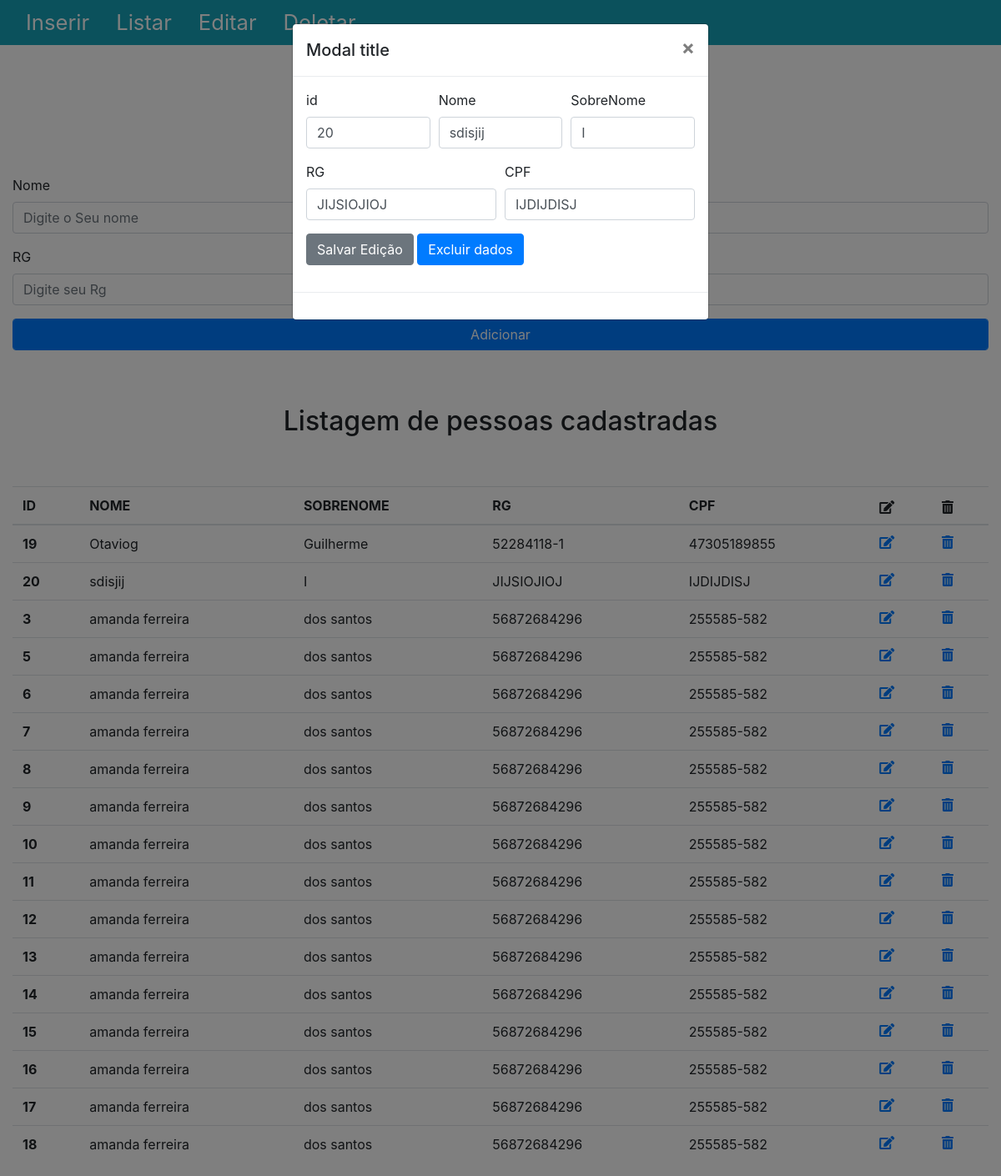
/index.php?id=20, run on the app's committed database.
### tables this page shows
CREATE TABLE IF NOT EXISTS `boot` (
  `id` int(11) NOT NULL AUTO_INCREMENT,
  `nome` varchar(100) DEFAULT NULL,
  `sobrenome` varchar(100) DEFAULT NULL,
  `rg` varchar(30) DEFAULT NULL,
  `cpf` varchar(30) DEFAULT NULL,
  PRIMARY KEY (`id`)
);

### index.php (the view, shortened to what this page needs)
<?php
require_once("conexao.php");
if(isset($_POST['nome']) && isset($_POST['sobrenome']) && isset($_POST['rg']) && isset($_POST['cpf']) && isset($_POST['cadastrar'])){
    $sql = "INSERT INTO boot(nome, sobrenome, rg, cpf) VALUES(?,?,?,?)";
    $resultado = $conexao->prepare($sql);
    $resultado->bindParam(1, $_POST['nome']);
    $resultado->bindParam(2, $_POST['sobrenome']);
    $resultado->bindParam(3, $_POST['rg']);
    $resultado->bindParam(4, $_POST['cpf']);
    $resultado->execute();
    if($sql==true){
        echo"<script>alert('Dados inserido com sucesso');</script>";
    }else{
        echo"<script>alert('Aconteceu algum erro complete todos os dados');</script>";
    }
}else if(isset($_GET['id']) ){
    $id = $_GET['id'];
    $seleciona =$conexao->query("SELECT * FROM boot WHERE id=".$id."");
         while($dados = $seleciona->fetch(PDO::FETCH_ASSOC)){
                  echo" <div class='modal' tabindex='-1' role='dialog' id='myModal'>
                    <div class='modal-dialog' role='document'>
                        <div class='modal-content'>
                        <div class='modal-header'>
                            <h5 class='modal-title'>Modal title</h5>
                            <button type='button' class='close' data-dismiss='modal' aria-label='Close'>
                            <span aria-hidden='true'>&times;</span>
                            </button>
                        </div>
                        <div class='modal-body'>
                             <form action='index.php' method='post'>
                                <div class='form-row'>
                                    <div class='form-group col-md-4'>
                                        <label for='id'>id</label>
                                        <input type='text' class='form-control' id='id' name='id' value='".$dados['id']."'>
                                    </div>
                                    <div class='form-group col-md-4'>
                                        <label for='nome'>Nome</label>
                                        <input type='text' class='form-control' id='nome' name='nome' value='".$dados['nome']."'>
                                    </div>
                                    <div class='form-group col-md-4'>
                                        <label for='sobrenome'>SobreNome</label>
                                        <input type='text' class='form-control' id='sobrenome' name='sobrenome' value='".$dados['sobrenome']."'>
                                    </div>
                                </div>
                                <div class='form-row'>
                                    <div class='form-group col-md-6'>
                                        <label for='rg'>RG</label>
                                        <input type='text' class='form-control' id='rg' name='rg' value='".$dados['rg']."'>
                                    </div>
                                    <div class='form-group col-md-6'>
                                        <label for='cpf'>CPF</label>
                                        <input type='text' class='form-control' id='cpf' name='cpf' value='".$dados['cpf']."'>
                                    </div>
                                </div>
                                 <button type='submit' class='btn btn-secondary' name='editar'>Salvar Edição</button>
                                    <button type='submit' class='btn btn-primary' name='excluir'>Excluir dados</button>
                             </form>
                        </div>
                        <div class='modal-footer'>
                        </div>
                        </div>
                    </div>
                    </div> ";
                }
    }else if(isset($_POST['excluir'])){
        $sql = "DELETE FROM boot WHERE id=?";
        $retorno = $conexao->prepare($sql);
        $retorno->bindParam(1,$_POST['id']);
        $retorno->execute();
    }else if(isset($_POST['editar'])){
         $sql = "UPDATE boot SET nome=?, sobrenome=?, rg=?, cpf=? WHERE id=?";
        $retorno = $conexao->prepare($sql);
        $retorno->bindParam(1,$_POST['nome']);
        $retorno->bindParam(2,$_POST['sobrnome']);
        $retorno->bindParam(3,$_POST['rg']);
        $retorno->bindParam(4,$_POST['cpf']);
        $retorno->bindParam(5,$_POST['id']);
        $retorno->execute();
    }
?>
<!DOCTYPE html>
<html lang="en">
<head>
    <link rel="stylesheet" href="https://stackpath.bootstrapcdn.com/bootstrap/4.1.1/css/bootstrap.min.css">
    <link rel="stylesheet" href="https://use.fontawesome.com/releases/v5.0.13/css/all.css">
</head>
<body>
    <div class="container-fluid">
        <div class="row">
            <div class="col-md-12 bg-info">
                <nav class="nav">
                    <a class="nav-link" href="">Inserir</a>
                    <a class="nav-link" href="">Listar</a>
                    <a class="nav-link" href="">Editar</a>
                    <a class="nav-link" href="">Deletar</a>
                </nav>
            </div>
        </div>
        <div class="row">
            <div class="col-md-12">
                <h1 class="text-center">Inserir dados</h1>
                <form action="index.php" method="post">
                    <div class="form-row">
                        <div class="form-group col-md-6">
                            <label for="nome">Nome</label>
                            <input type="text" class="form-control" id="nome" name="nome" placeholder="Digite o Seu nome">
                        </div>
                        <div class="form-group col-md-6">
                            <label for="sobrenome">SobreNome</label>
                            <input type="text" class="form-control" id="sobrenome" name="sobrenome" placeholder="Digite o seu sobrenome">
                        </div>
                    </div>
                    <div class="form-row">
                        <div class="form-group col-md-6">
                            <label for="rg">RG</label>
                            <input type="text" class="form-control" id="rg" name="rg" placeholder="Digite seu Rg">
                        </div>
                        <div class="form-group col-md-6">
                            <label for="cpf">CPF</label>
                            <input type="text" class="form-control" id="cpf" name="cpf" placeholder="Digite o seu CPF">
                        </div>
                    </div>
                    <button type="submit" class="btn btn-primary form-control" name="cadastrar">Adicionar</button>
                </form>
            </div>
        </div>
        <div class="row">
            <div class="col-md-12">
                <h2 class="text-center">Listagem de pessoas cadastradas</h2>
                <?php
                    echo"<table class='table'>
                            <thead>
                                <tr>
                                <th scope='col'>ID</th>
                                <th scope='col'>NOME</th>
                                <th scope='col'>SOBRENOME</th>
                                <th scope='col'>RG</th>
                                <th scope='col'>CPF</th>
                                <th scope='col'><i class='fas fa-edit' title='Editar'></i></th>
                                <th scope='col'><i class='fas fa-trash-alt' title='Excluir'></i></th>
                                </tr>
                            </thead>
                            <tbody>";
                            $resposta = $conexao->query("SELECT * FROM boot");
                            while($dados = $resposta->fetch(PDO::FETCH_ASSOC)){
                                echo "<tr>
                                        <th scope='row'>".$dados['id']."</th>
                                        <td>".$dados['nome']."</td>
                                        <td>".$dados['sobrenome']."</td>
                                        <td>".$dados['rg']."</td>
                                        <td>".$dados['cpf']."</td>
                                        <td><a href='index.php?id=".$dados['id']."' ><i class='fas fa-edit' title='Editar'></i></a></td>
                                        <td><a href='index.php?id=".$dados['id']."'name='excluir'><i class='fas fa-trash-alt' title='Excluir'></i></a></td>
                                    </tr>";
                            }
                            echo"</tbody>
                                </table>
                            ";
                ?>
            </div>
        </div>
    </div>
</body>
</html>

### index.php (style rules this page uses)
.nav>a { color:white; font-size:1.6em; }
.text-center { padding:50px; }

### data on the page
boot: id "20", nome "sdisjij", sobrenome "I", rg "JIJSIOJIOJ", cpf "IJDIJDISJ"
boot: id "19", nome "Otaviog", sobrenome "Guilherme", rg "52284118-1", cpf "47305189855"
boot: id "3", nome "amanda ferreira", sobrenome "dos santos", rg "56872684296", cpf "255585-582"
boot: id "5", nome "amanda ferreira", sobrenome "dos santos", rg "56872684296", cpf "255585-582"
boot: id "6", nome "amanda ferreira", sobrenome "dos santos", rg "56872684296", cpf "255585-582"
boot: id "7", nome "amanda ferreira", sobrenome "dos santos", rg "56872684296", cpf "255585-582"
boot: id "8", nome "amanda ferreira", sobrenome "dos santos", rg "56872684296", cpf "255585-582"
boot: id "9", nome "amanda ferreira", sobrenome "dos santos", rg "56872684296", cpf "255585-582"
boot: id "10", nome "amanda ferreira", sobrenome "dos santos", rg "56872684296", cpf "255585-582"
boot: id "11", nome "amanda ferreira", sobrenome "dos santos", rg "56872684296", cpf "255585-582"
boot: id "12", nome "amanda ferreira", sobrenome "dos santos", rg "56872684296", cpf "255585-582"
boot: id "13", nome "amanda ferreira", sobrenome "dos santos", rg "56872684296", cpf "255585-582"
boot: id "14", nome "amanda ferreira", sobrenome "dos santos", rg "56872684296", cpf "255585-582"
boot: id "15", nome "amanda ferreira", sobrenome "dos santos", rg "56872684296", cpf "255585-582"
boot: id "16", nome "amanda ferreira", sobrenome "dos santos", rg "56872684296", cpf "255585-582"
boot: id "17", nome "amanda ferreira", sobrenome "dos santos", rg "56872684296", cpf "255585-582"
boot: id "18", nome "amanda ferreira", sobrenome "dos santos", rg "56872684296", cpf "255585-582"
